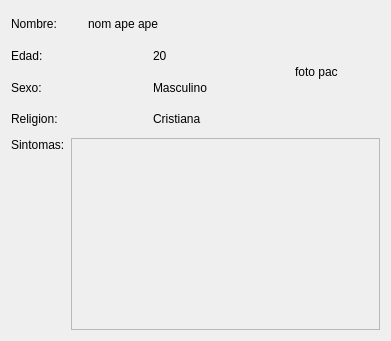
             <widget class="QWidget" name="w_infoPacConsulta" native="true">
              <property name="minimumSize">
               <size>
                <width>391</width>
                <height>341</height>
               </size>
              </property>
              <layout class="QGridLayout" name="gridLayout_36">
               <item row="0" column="0">
                <layout class="QVBoxLayout" name="verticalLayout_24">
                 <item>
                  <layout class="QHBoxLayout" name="horizontalLayout_55">
                   <item>
                    <widget class="QLabel" name="lb_nombrePac">
                     <property name="minimumSize">
                      <size>
                       <width>71</width>
                       <height>19</height>
                      </size>
                     </property>
                     <property name="text">
                      <string>Nombre:</string>
                     </property>
                    </widget>
                   </item>
                   <item>
                    <widget class="QLabel" name="lb_nomPac">
                     <property name="minimumSize">
                      <size>
                       <width>201</width>
                       <height>16</height>
                      </size>
                     </property>
                     <property name="text">
                      <string>nom ape ape</string>
                     </property>
                    </widget>
                   </item>
                  </layout>
                 </item>
                 <item>
                  <layout class="QHBoxLayout" name="horizontalLayout_65">
                   <item>
                    <widget class="QLabel" name="lb_edadPac">
                     <property name="minimumSize">
                      <size>
                       <width>41</width>
                       <height>19</height>
                      </size>
                     </property>
                     <property name="text">
                      <string>Edad: </string>
                     </property>
                    </widget>
                   </item>
                   <item>
                    <widget class="QLabel" name="lb_edad">
                     <property name="minimumSize">
                      <size>
                       <width>10</width>
                       <height>16</height>
                      </size>
                     </property>
                     <property name="text">
                      <string>20</string>
                     </property>
                    </widget>
                   </item>
                  </layout>
                 </item>
                 <item>
                  <layout class="QHBoxLayout" name="horizontalLayout_66">
                   <item>
                    <widget class="QLabel" name="lb_sexoPacCita">
                     <property name="minimumSize">
                      <size>
                       <width>41</width>
                       <height>19</height>
                      </size>
                     </property>
                     <property name="text">
                      <string>Sexo:</string>
                     </property>
                    </widget>
                   </item>
                   <item>
                    <widget class="QLabel" name="lb_sexoPac">
                     <property name="minimumSize">
                      <size>
                       <width>81</width>
                       <height>16</height>
                      </size>
                     </property>
                     <property name="text">
                      <string>Masculino</string>
                     </property>
                    </widget>
                   </item>
                  </layout>
                 </item>
                 <item>
                  <layout class="QHBoxLayout" name="horizontalLayout_67">
                   <item>
                    <widget class="QLabel" name="lb_religionPac">
                     <property name="minimumSize">
                      <size>
                       <width>71</width>
                       <height>19</height>
                      </size>
                     </property>
                     <property name="text">
                      <string>Religion:</string>
                     </property>
                    </widget>
                   </item>
                   <item>
                    <widget class="QLabel" name="lb_religion">
                     <property name="minimumSize">
                      <size>
                       <width>71</width>
                       <height>16</height>
                      </size>
                     </property>
                     <property name="text">
                      <string>Cristiana</string>
                     </property>
                    </widget>
                   </item>
                  </layout>
                 </item>
                </layout>
               </item>
               <item row="0" column="1">
                <widget class="QLabel" name="lb_imgPac">
                 <property name="sizePolicy">
                  <sizepolicy hsizetype="Expanding" vsizetype="Expanding">
                   <horstretch>0</horstretch>
                   <verstretch>0</verstretch>
                  </sizepolicy>
                 </property>
                 <property name="minimumSize">
                  <size>
                   <width>30</width>
                   <height>101</height>
                  </size>
                 </property>
                 <property name="text">
                  <string>foto pac</string>
                 </property>
                </widget>
               </item>
               <item row="1" column="0" colspan="2">
                <layout class="QHBoxLayout" name="horizontalLayout_54">
                 <item>
                  <layout class="QVBoxLayout" name="verticalLayout_23">
                   <item>
                    <widget class="QLabel" name="lb_sintomasPac">
                     <property name="text">
                      <string>Sintomas:</string>
                     </property>
                    </widget>
                   </item>
                   <item>
                    <spacer name="verticalSpacer_19">
                     <property name="orientation">
                      <enum>Qt::Vertical</enum>
                     </property>
                     <property name="sizeHint" stdset="0">
                      <size>
                       <width>20</width>
                       <height>40</height>
                      </size>
                     </property>
                    </spacer>
                   </item>
                  </layout>
                 </item>
                 <item>
                  <widget class="QTextEdit" name="te_sintomas">
                   <property name="enabled">
                    <bool>false</bool>
                   </property>
                   <property name="minimumSize">
                    <size>
                     <width>100</width>
                     <height>101</height>
                    </size>
                   </property>
                  </widget>
                 </item>
                </layout>
               </item>
              </layout>
             </widget>
